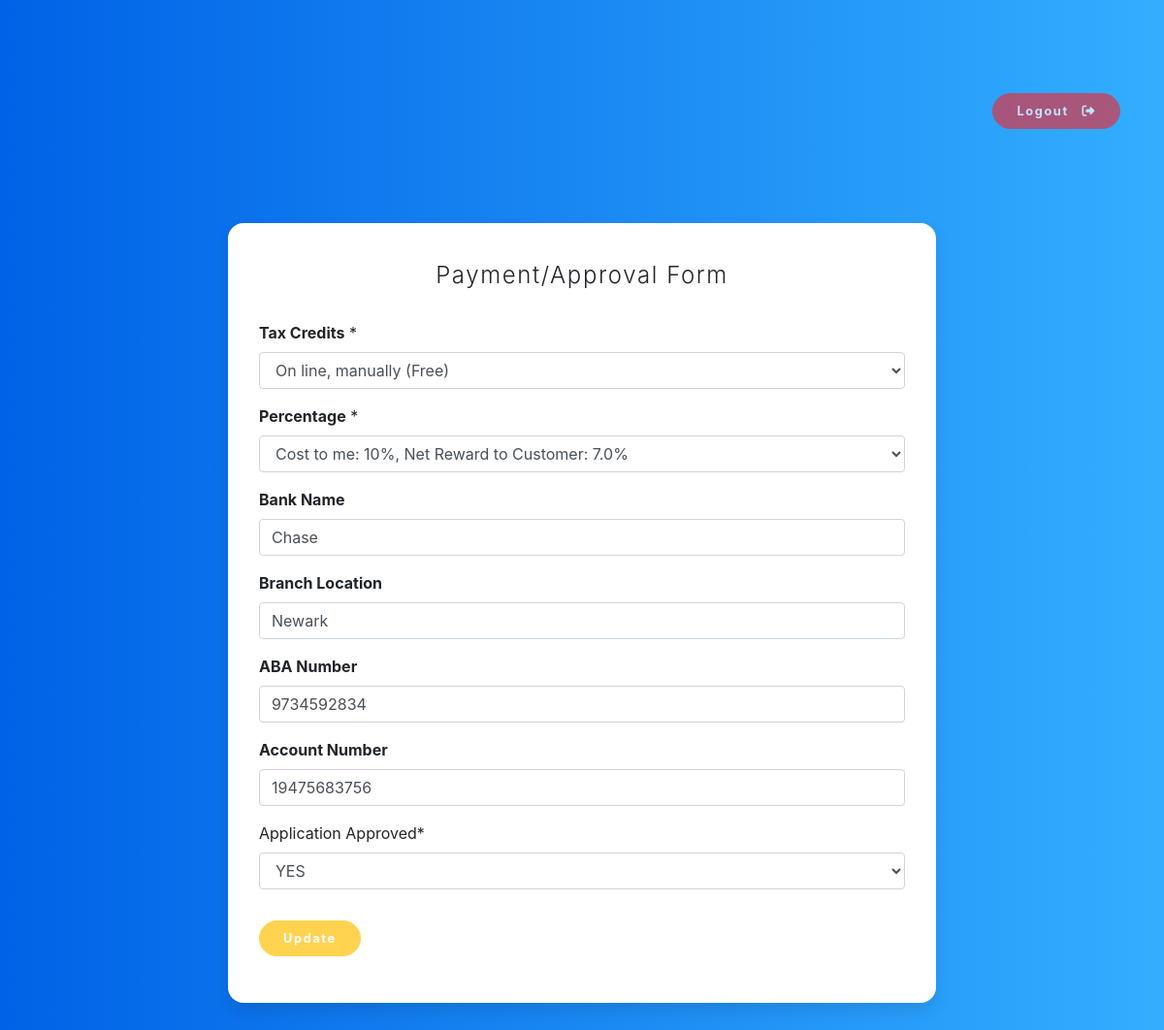
Screenshot of /user/1/update (signed in) with the database file from the repository.
### users/models.py (models this page shows, shortened)
class User(AbstractBaseUser):
    email = models.EmailField(verbose_name="Email", max_length=60, unique=True)
    date_joined = models.DateTimeField(verbose_name="Date Joined", auto_now_add=True)
    last_login = models.DateTimeField(verbose_name="Last Login", auto_now_add=True)
    is_admin = models.BooleanField(default=False)
    is_active = models.BooleanField(default=True)
    is_staff = models.BooleanField(default=False)
    is_superuser = models.BooleanField(default=False)
    company_name = models.CharField(max_length=100, unique=False, verbose_name="<strong>Name of Business</strong>&nbsp ")
    legal_name = models.CharField(max_length=100, unique=False, verbose_name="<strong>Legal Name</strong>&nbsp")
    address = models.CharField(max_length=100, unique=False, verbose_name="<strong>Address</strong>&nbsp")
    business_type = models.CharField(max_length=100, unique=False, verbose_name="<strong>Type of Business</strong>&nbsp")
    contact_name = models.CharField(max_length=100, unique=False, verbose_name="<strong>Contact Name</strong>&nbsp")
    phone_number = models.CharField(max_length=12, blank=False, verbose_name="<strong>Contact Phone Number</strong>&nbsp", help_text="Ex: 800-786-8765")
    website = models.CharField(max_length=30, unique=False, verbose_name="<strong>Website</strong>&nbsp", help_text="Ex: www.example.com")
    bank_name = models.CharField(max_length=100, unique=False, verbose_name="<strong>Bank Name</strong>&nbsp;", default="", blank=True)
    branch_location = models.CharField(max_length=100, unique=False, verbose_name="<strong>Branch Location</strong>&nbsp;", default="", blank=True)
    aba_number = models.CharField(max_length=100, unique=False, verbose_name="<strong>ABA Number</strong>&nbsp;", default="", blank=True)
    account_number = models.CharField(max_length=100, unique=False, verbose_name="<strong>Account Number</strong>&nbsp;", default="", blank=True)
    banner = models.CharField(max_length=1000, choices=BANNER_CHOICES, verbose_name="<strong>Options</strong>&nbsp;")
    business_structure = models.CharField(max_length=1000, choices=BUSINESS_STRUCTURE_CHOICES, verbose_name="<strong>Business Structure</strong>&nbsp;")
    length_of_operation = models.CharField(max_length=100, unique=False, verbose_name="<strong>Length of Operation</strong>&nbsp;", help_text="Ex: 10 months")
    number_of_employees = models.CharField(max_length=100, unique=False, verbose_name="<strong>Number of Employees</strong>&nbsp;", help_text="Ex: 12 employees")
    location_type = MultiSelectField(choices=LOCATION_TYPE, unique=False, verbose_name="<strong>Does your business have a physical location? (Check all that apply)</strong>&nbsp;")
    speical_business = MultiSelectField(choices=SPECIAL_BUSINESS, unique=False, verbose_name="<strong>Is your business: (Check all that apply)</strong>&nbsp;")
    tax_credits = models.CharField(max_length=1000, choices=TAX_CREDIT_OPTIONS, verbose_name="<strong>Tax Credits</strong>&nbsp;")
    rate = models.CharField(choices=TAX_CREDITS_RATES, max_length=50, verbose_name="<strong>Percentage</strong>&nbsp;", default='', null=False)
    terms_conditions = models.CharField(choices=TERMS_CONDITIONS, blank=False, verbose_name="<strong>Terms & Coniditons</strong>&nbsp;", default='Agree', max_length=8)
    approved = models.CharField(choices=APPROVED_OPTIONS, default="NO", verbose_name="Application Approved", max_length=3)
    USERNAME_FIELD = 'email'
    REQUIRED_FIELDS = [
        'company_name','legal_name', 'address', 'business_type', 'contact_name', 'phone_number', 'website',
        'banner',
        'business_structure', 'length_of_operation', 'number_of_employees', 'location_type', 'speical_business',
        'terms_conditions'
    ]
    objects = Manager()

### users/views.py (the view, shortened to what this page needs)
# urls.py: path('user/<int:pk>/update', user_views.UserUpdateView.as_view(), name='user-update'),
class UserUpdateView(LoginRequiredMixin, UserPassesTestMixin, UpdateView):
    model = User
    fields = [
        'tax_credits','rate',
        'bank_name','branch_location','aba_number','account_number',
        'approved'
    ]
    def test_func(self):
        item = self.get_object()
        if item:
            return True
        return False

### users/templates/users/user_form.html (shortened to what this page needs)
{% extends "users/base.html" %}
{% load crispy_forms_tags %}
{% block content %}
<section class="pricing py-5">
  <div class="container">
    {% include "users/logout_btn.html" %}
    {% include "users/messages.html" %}
    <div class="row">
        <div class="col-lg-8 col-xl-8 mx-auto">
            <div class="card card-signin flex-row my-5">
                <div class="card-body">
                    <h5 class="card-title text-center">Payment/Approval Form</h5>
                    <form method="POST" class="uniForm" enctype="multipart/form-data">
                        <fieldset class="form-group">
                            {{ form|crispy }}
                        </fieldset>
                        <div class="form-group">
                            <button class="btn btn-warning rounded-pill px-4 py-2 text-white" type="submit">Update</button>
                        </div>
                    </form>
                </div>
            </div>
        </div>
    </div>
  </div>
</section>
{% endblock content %}

### users/templates/users/base.html (style rules this page uses)
body { background: #007bff; background: linear-gradient(to right, #0062E6, #33AEFF); }
section.pricing { background: #007bff; background: linear-gradient(to right, #0062E6, #33AEFF); }
.pricing .card { border: none; border-radius: 1rem; transition: all 0.2s; box-shadow: 0 0.5rem 1rem 0 rgba(0, 0, 0, 0.1); }
.pricing .card-title { margin: 0.5rem 0; font-size: 0.9rem; letter-spacing: .1rem; font-weight: bold; }
.pricing .btn { font-size: 80%; border-radius: 5rem; letter-spacing: .1rem; font-weight: bold; padding: 1rem; opacity: 0.7; transition: all 0.2s; }
:root { --input-padding-x: 1.5rem; --input-padding-y: .75rem; }
.card-signin { border: 0; border-radius: 1rem; box-shadow: 0 0.5rem 1rem 0 rgba(0, 0, 0, 0.1); overflow: hidden; }
.card-signin .card-title { margin-bottom: 2rem; font-weight: 300; font-size: 1.5rem; }
.card-signin .card-body { padding: 2rem; }

### rows the page displays
User: tax_credits "On line, manually (Free)", rate "Cost to me: 10%, Net Reward to Customer: 7.0%", bank_name "Chase", branch_location "Newark", aba_number "9734592834", account_number "19475683756", approved "YES"
